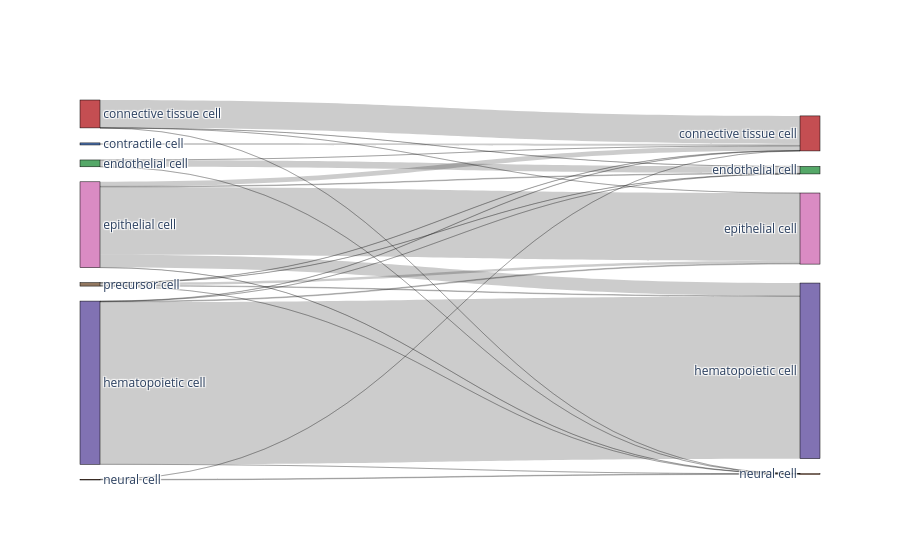
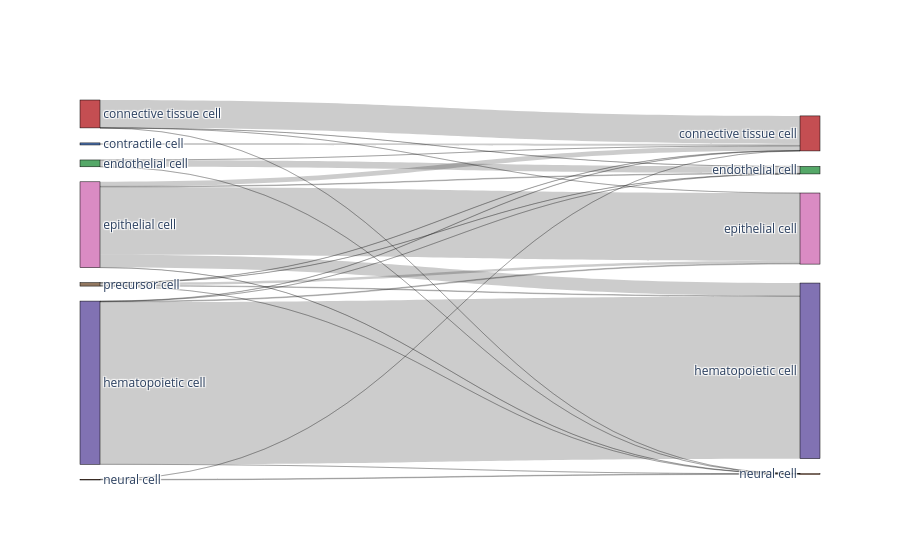

Here is the notebook cell these charts were saved with, in order:
### Markdown cell above
Write out metrics to a report file, create confusion matrices and comparative umap plots

### Code cell
%matplotlib inline

bc.tl.report(
    adata_pred=adata_predicted,
    celltype=celltype, 
    method=method, 
    analysis_name=analysis_name,
    train_datasets = adata_trains,
    test_dataset = adata_orig,
    merge = merge,
    name_prediction='auto_annot', 
    name_report='auto_annot', 
    use_raw=use_raw,
    remove_nonshared=True, 
    clustering='leiden', 
    asymmetric_matrix=True, 
    delimiter='\t', 
    verbose=True
)

### Figure 1 — Plotly figure (JSON) as saved in the notebook; plotly's stock layout.template omitted (floating-point values rounded to 4 significant figures)
{"data": [{"link": {"source": [1, 1, 1, 1, 1, 6, 6, 6, 6, 6, 3, 3, 3, 3, 2, 2, 2, 5, 4, 4, 0, 0, 0, 0, 0], "target": [9, 10, 7, 8, 11, 9, 10, 7, 8, 11, 9, 7, 8, 11, 7, 8, 11, 7, 7, 11, 9, 10, 7, 8, 11], "value": [34990, 6620, 2354, 319, 38, 1312, 314, 119, 35, 1, 5, 14390, 10, 4, 10, 3515, 1, 1063, 2, 324, 401, 83736, 141, 14, 14]}, "node": {"color": ["#8172b3", "#da8bc3", "#55a868", "#c44e52", "#dd8452", "#4c72b0", "#937860", "#c44e52", "#55a868", "#da8bc3", "#8172b3", "#dd8452"], "label": ["hematopoietic cell", "epithelial cell", "endothelial cell", "connective tissue cell", "neural cell", "contractile cell", "precursor cell", "connective tissue cell", "endothelial cell", "epithelial cell", "hematopoietic cell", "neural cell"], "line": {"color": "black", "width": 0.5}, "pad": 15, "thickness": 20}, "type": "sankey"}], "layout": {}}

### Figure 2 — Plotly figure (JSON) as saved in the notebook; plotly's stock layout.template omitted (floating-point values rounded to 4 significant figures)
{"data": [{"link": {"source": [1, 1, 1, 1, 1, 6, 6, 6, 6, 6, 3, 3, 3, 3, 2, 2, 2, 5, 4, 4, 0, 0, 0, 0, 0], "target": [9, 10, 7, 8, 11, 9, 10, 7, 8, 11, 9, 7, 8, 11, 7, 8, 11, 7, 7, 11, 9, 10, 7, 8, 11], "value": [34990, 6620, 2354, 319, 38, 1312, 314, 119, 35, 1, 5, 14390, 10, 4, 10, 3515, 1, 1063, 2, 324, 401, 83736, 141, 14, 14]}, "node": {"color": ["#8172b3", "#da8bc3", "#55a868", "#c44e52", "#dd8452", "#4c72b0", "#937860", "#c44e52", "#55a868", "#da8bc3", "#8172b3", "#dd8452"], "label": ["hematopoietic cell", "epithelial cell", "endothelial cell", "connective tissue cell", "neural cell", "contractile cell", "precursor cell", "connective tissue cell", "endothelial cell", "epithelial cell", "hematopoietic cell", "neural cell"], "line": {"color": "black", "width": 0.5}, "pad": 15, "thickness": 20}, "type": "sankey"}], "layout": {}}
